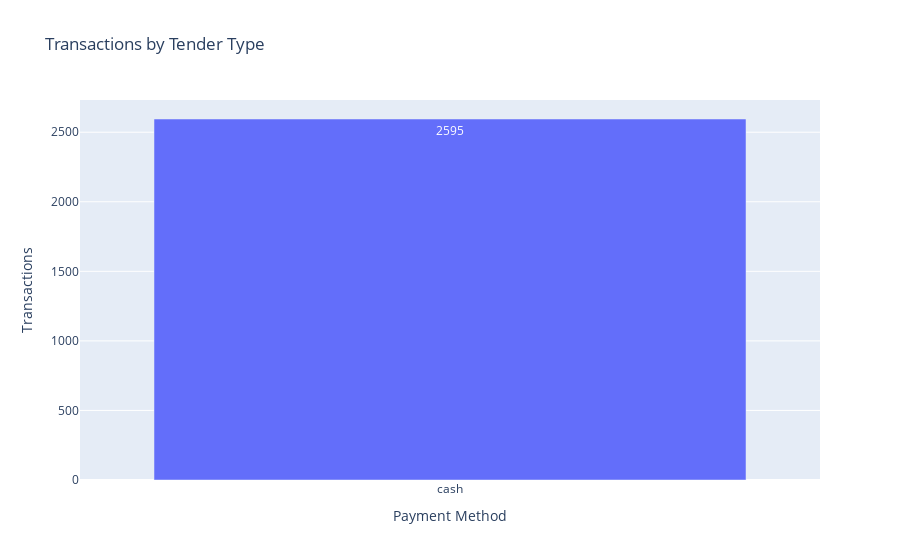
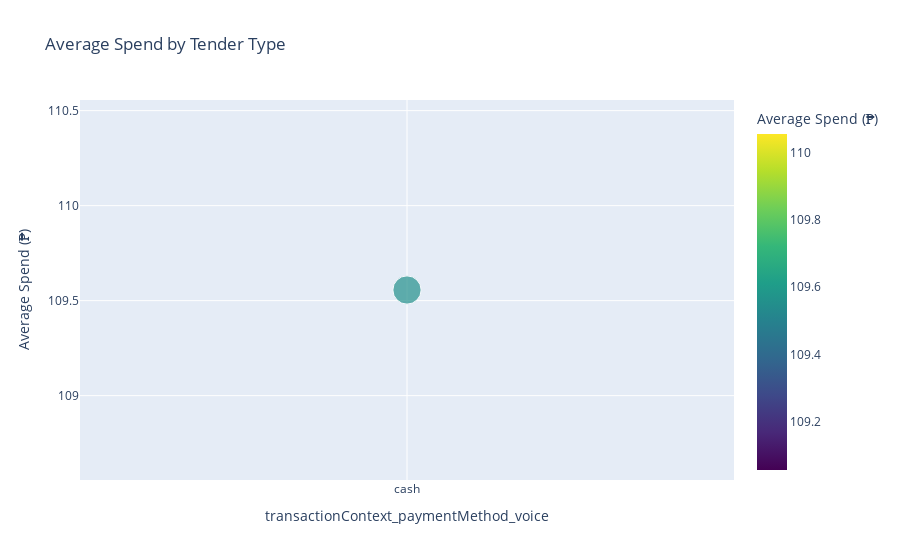

Notebook code cell kept with these figures, in order:
### Code cell
tender_summary = (
    filtered.groupby('transactionContext_paymentMethod_voice')
      .agg(total_transactions=('InteractionID', 'count'),
           avg_spend=('totals_totalAmount_voice', 'mean'))
      .reset_index()
)

fig_tender = px.bar(
    tender_summary,
    x='transactionContext_paymentMethod_voice',
    y='total_transactions',
    color='transactionContext_paymentMethod_voice',
    title='Transactions by Tender Type',
    text_auto=True,
    labels={'transactionContext_paymentMethod_voice': 'Payment Method', 'total_transactions': 'Transactions'}
)
fig_tender.update_layout(showlegend=False)

fig_tender_avg = px.scatter(
    tender_summary,
    x='transactionContext_paymentMethod_voice',
    y='avg_spend',
    size='total_transactions',
    color='avg_spend',
    title='Average Spend by Tender Type',
    labels={'avg_spend': 'Average Spend (₱)'},
    color_continuous_scale='Viridis'
)

fig_tender.show()
fig_tender_avg.show()

### Figure 1 — Plotly figure (JSON) as saved in the notebook; plotly's stock layout.template omitted (floating-point values rounded to 4 significant figures)
{"data": [{"alignmentgroup": "True", "hovertemplate": "Payment Method=%{x}<br>Transactions=%{y}<extra></extra>", "legendgroup": "cash", "marker": {"color": "#636efa", "pattern": {"shape": ""}}, "name": "cash", "offsetgroup": "cash", "orientation": "v", "showlegend": true, "textposition": "auto", "texttemplate": "%{y}", "type": "bar", "x": ["cash"], "xaxis": "x", "y": [2595], "yaxis": "y"}], "layout": {"barmode": "relative", "legend": {"title": {"text": "Payment Method"}, "tracegroupgap": 0}, "showlegend": false, "title": {"text": "Transactions by Tender Type"}, "xaxis": {"anchor": "y", "categoryarray": ["cash"], "categoryorder": "array", "domain": [0, 1], "title": {"text": "Payment Method"}}, "yaxis": {"anchor": "x", "domain": [0, 1], "title": {"text": "Transactions"}}}}

### Figure 2 — Plotly figure (JSON) as saved in the notebook; plotly's stock layout.template omitted (floating-point values rounded to 4 significant figures)
{"data": [{"hovertemplate": "transactionContext_paymentMethod_voice=%{x}<br>Average Spend (₱)=%{marker.color}<br>total_transactions=%{marker.size}<extra></extra>", "legendgroup": "", "marker": {"color": [109.6], "coloraxis": "coloraxis", "size": [2595], "sizemode": "area", "sizeref": 6.487, "symbol": "circle"}, "mode": "markers", "name": "", "orientation": "v", "showlegend": false, "type": "scatter", "x": ["cash"], "xaxis": "x", "y": [109.6], "yaxis": "y"}], "layout": {"coloraxis": {"colorbar": {"title": {"text": "Average Spend (₱)"}}, "colorscale": [[0, "#440154"], [0.1111, "#482878"], [0.2222, "#3e4989"], [0.3333, "#31688e"], [0.4444, "#26828e"], [0.5556, "#1f9e89"], [0.6667, "#35b779"], [0.7778, "#6ece58"], [0.8889, "#b5de2b"], [1, "#fde725"]]}, "legend": {"itemsizing": "constant", "tracegroupgap": 0}, "title": {"text": "Average Spend by Tender Type"}, "xaxis": {"anchor": "y", "domain": [0, 1], "title": {"text": "transactionContext_paymentMethod_voice"}}, "yaxis": {"anchor": "x", "domain": [0, 1], "title": {"text": "Average Spend (₱)"}}}}
